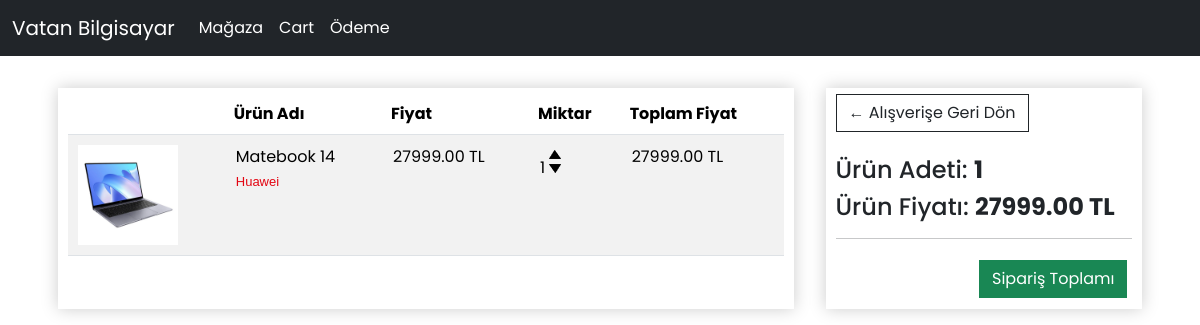
The page /cart/ (signed in) on the database as committed earlier.
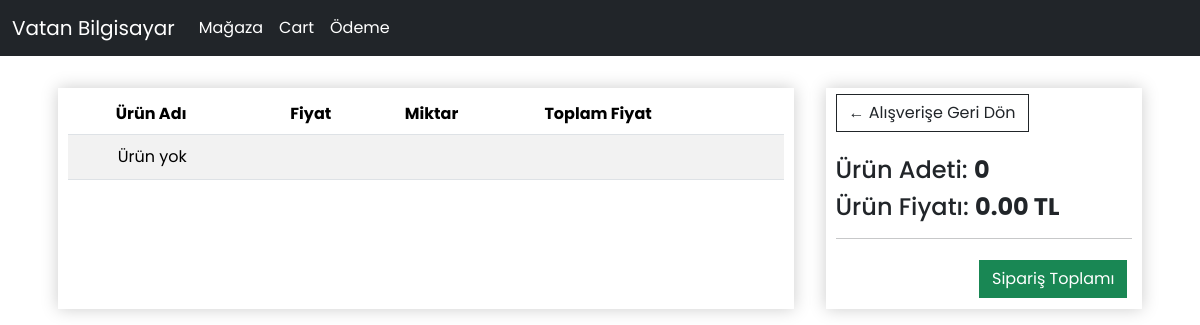
The same page on the database as committed later.
### store/models.py (models this page shows, shortened)
class OrderItem(models.Model):
    order = models.ForeignKey(Order, on_delete=models.CASCADE)
    product = models.ForeignKey(Product, on_delete=models.CASCADE)
    amount = models.IntegerField(default=0, null=True, blank=True)
    date_added = models.DateTimeField(auto_now_add=True)
    @property
    def summary_price(self):
        return (self.amount * self.product.price)

class Product(models.Model):
    name = models.CharField(max_length=100)
    brand = models.CharField(max_length=100)
    summary = models.CharField(max_length=100)
    amount = models.IntegerField()
    price = models.FloatField()
    productDetail = models.ForeignKey(ProductDetail, on_delete=models.SET_NULL, blank=True, null=True)
    @property
    def getImage(self):
        try:
            image_url = self.itemimage_set.filter(product=self, image_order=1).get().image.url
        except:
            image_url = ''
        return image_url

class ItemImage(models.Model):
    product = models.ForeignKey(Product, on_delete=models.CASCADE, blank=True, null=True)
    image_order = models.IntegerField(null=True, blank=True)
    image = models.ImageField(null=True, blank=True)

class Order(models.Model):
    customer = models.ForeignKey(Customer, on_delete=models.CASCADE, null=True, blank=True)
    date_ordered = models.DateTimeField(auto_now_add=True)
    complete = models.BooleanField(default=False)
    @property
    def summary_item_count(self):
        orderitems = self.orderitem_set.all()
        item_count = 0
        for orderitem in orderitems:
            item_count += orderitem.amount
        return item_count
    @property
    def summary_item_price(self):
        orderitems = self.orderitem_set.all()
        price_sum = 0
        for orderitem in orderitems:
            price_sum += orderitem.amount * orderitem.product.price
        return price_sum

### store/views.py (the view)
# urls.py: path('cart/', views.cart, name='cart'),
def cart(request):
    if request.user.is_authenticated:
        customer = request.user.customer
        order, created = models.Order.objects.get_or_create(customer=customer, complete=False)
        items = order.orderitem_set.all()
        print("çalışıyor")
    else:
        items = []
        order = { 'summary_item_count':0, 'summary_item_price':0 }
    context = { "order" : order, "items" : items }
    return render(request, 'store/cart.html', context=context)

### store/templates/store/cart.html
{% extends 'store/main.html' %}
{% load static %}
{% block content %}
<div class="container-md" id="cart-container">
    <div class="items thumbnail">
        <table class="table table-striped">
            <thead>
                <tr>
                    <th class="item-image" scope="col"></th>
                    <th scope="col">Ürün Adı</th>
                    <th scope="col">Fiyat</th>
                    <th scope="col">Miktar</th>
                    <th scope="col">Toplam Fiyat</th>
                </tr>
            </thead>
            <tbody>
                {% if items.count == 0 %}
                <tr>
                    <td id="item-image"> </td>
                    <td id="item-image" colspan="4">Ürün yok</td>
                </tr>
                {% endif %}
                {% for item in items %}
                <tr>
                    <td id="item-image">
                        <img src="{{ item.product.getImage }}" alt="item_image">
                    </td>
                    <td>
                        {{ item.product.name }}
                        <br>
                        <small class="item-brand">{{ item.product.brand }}</small>
                    </td>
                    <td>{{ item.product.price|floatformat:2 }} TL</td>
                    <td>
                        {{ item.amount }}
                        <div class="quantity">
                            <img data-product="{{ item.product.id }}" data-action="add" class="chg-quantity update-cart" src="{% static 'images/arrow-up.png' %}">
                            <img data-product="{{ item.product.id }}" data-action="remove" class="chg-quantity update-cart" src="{% static 'images/arrow-down.png' %}">
                        </div>
                    </td>
                    <td>{{ item.summary_price|floatformat:2 }} TL</td>
                </tr>
                {% endfor %}
            </tbody>
        </table>
    </div>
    <div class="items-info thumbnail">
        <a href="{% url 'store:store' %}" class="btn btn-outline-dark no-curved">← Alışverişe Geri Dön</a>
        <br>
        <br>
        <div class="shopping-info">
            <h4>
                Ürün Adeti: <strong>{{ order.summary_item_count }}</strong>
            </h4>
            <h4>
                Ürün Fiyatı: <strong>{{ order.summary_item_price|floatformat:2 }} TL</strong>
            </h4>
            <hr>
            <a class="btn btn-success no-curved" style="float:right; margin:5px; clear:both;"
                href="{% url 'store:checkout' %}">Sipariş
                Toplamı</a>
        </div>
    </div>
</div>
{% endblock %}

Rows that differ between the two databases and show on the page:
removed OrderItem: product.getImage (picture), product.name "Matebook 14", product.brand "Huawei", product.price "27999.00", amount "1", summary_price "27999.00"
no longer on this page (row edited): Order: summary_item_count "1", summary_item_price "27999.00"
added Order: summary_item_count "0", summary_item_price "0.00"
Other text that changed with them:
text now shown: "Ürün yok"
